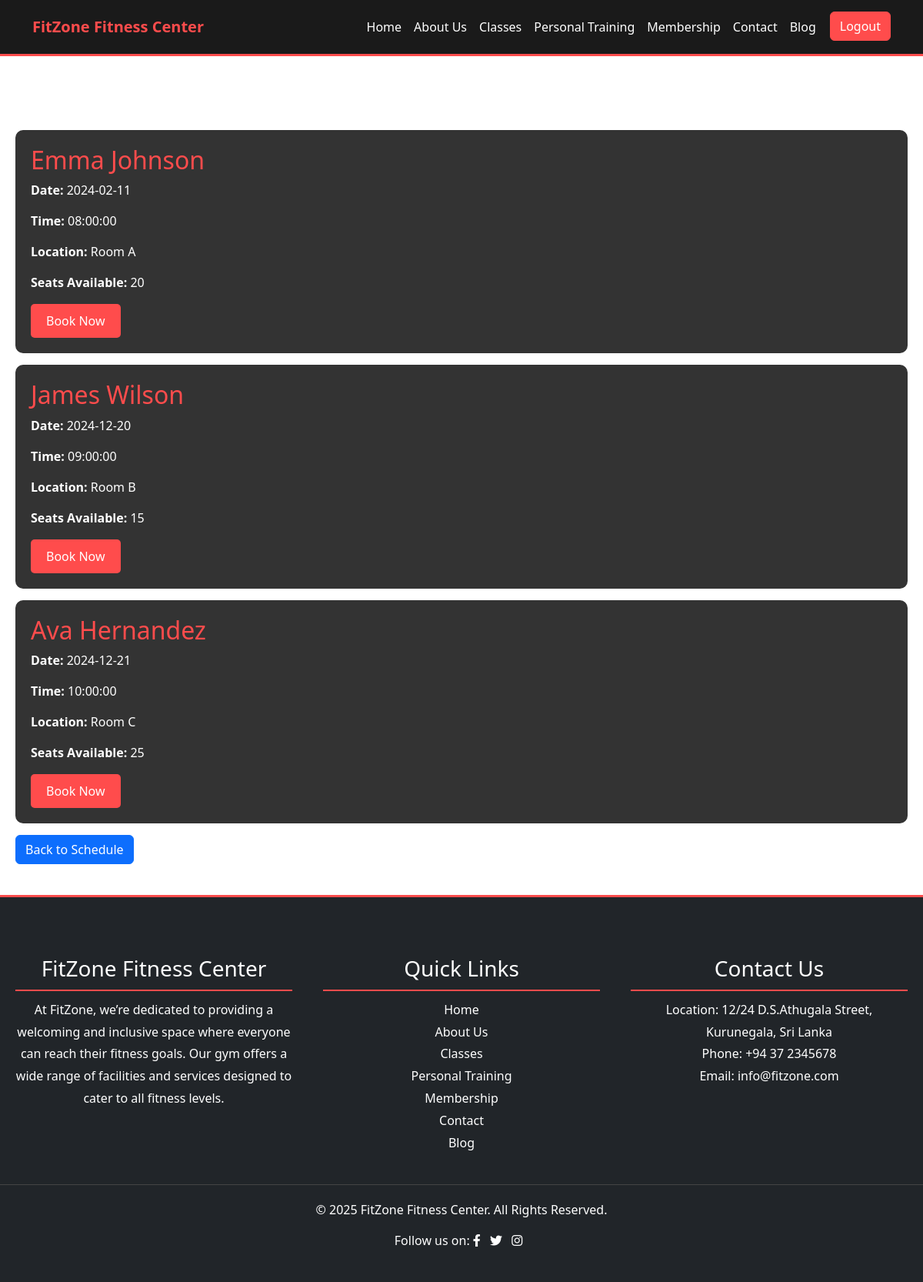
The page /fitzone/booking.php?class_id=7 (signed in) on the database its author committed.
### tables this page shows
CREATE TABLE `class_schedule` (
  `id` int(11) NOT NULL,
  `class_id` int(11) DEFAULT NULL,
  `trainer` varchar(255) DEFAULT NULL,
  `date` date DEFAULT NULL,
  `time` time DEFAULT NULL,
  `duration` int(11) DEFAULT NULL,
  `location` varchar(255) DEFAULT NULL,
  `seats_available` int(11) DEFAULT NULL,
  `description` text DEFAULT NULL,
  `created_at` timestamp NOT NULL DEFAULT current_timestamp()
);

### fitzone/booking.php (the view, shortened to what this page needs)
<?php
include 'assists/header.php';
include 'database_connection.php';
$class_id = isset($_GET['class_id']) ? (int)$_GET['class_id'] : 0;
$sql = "SELECT * FROM class_schedule WHERE class_id = ?";
$stmt = $conn->prepare($sql);
$stmt->bind_param("i", $class_id);
$stmt->execute();
$result = $stmt->get_result();
$schedules = $result->fetch_all(MYSQLI_ASSOC);
?>
<section class="booking-container">
    <h1>Book Your Class</h1>
    <?php if (count($schedules) > 0): ?>
        <form action="booking.php?class_id=<?php echo urlencode($class_id); ?>" method="post">
            <?php foreach ($schedules as $schedule): ?>
                <div class="schedule-option">
                    <h2><?php echo htmlspecialchars($schedule['trainer']); ?></h2>
                    <p><strong>Date:</strong> <?php echo htmlspecialchars($schedule['date']); ?></p>
                    <p><strong>Time:</strong> <?php echo htmlspecialchars($schedule['time']); ?></p>
                    <p><strong>Location:</strong> <?php echo htmlspecialchars($schedule['location']); ?></p>
                    <p><strong>Seats Available:</strong> <?php echo htmlspecialchars($schedule['seats_available']); ?></p>
                    <button type="submit" name="schedule_id" value="<?php echo $schedule['id']; ?>" class="book-btn">Book Now</button>
                </div>
            <?php endforeach; ?>
        </form>
    <?php else: ?>
        <p>No schedule available for this class.</p>
    <?php endif; ?>
    <a href="schedule.php?class_id=<?php echo urlencode($class_id); ?>" class="btn btn-primary">Back to Schedule</a>
</section>
<?php include('assists/footer.php'); ?>

### fitzone/booking.php (style rules this page uses)
.booking-container { padding: 40px 20px; color: white; }
.schedule-option { background-color: #333; border-radius: 10px; padding: 20px; margin-bottom: 15px; }
.schedule-option h2 { color: #ff4c4c; }
.book-btn { background-color: #ff4c4c; color: white; padding: 10px 20px; border: none; border-radius: 5px; cursor: pointer; font-size: 1rem; transition: background 0.3s; }

### rows shown on the page
class_schedule: trainer "Emma Johnson", date "2024-02-11", time "08:00:00", location "Room A", seats_available "20", $schedule['id'] 7 (drawn)
class_schedule: trainer "James Wilson", date "2024-12-20", time "09:00:00", location "Room B", seats_available "15", $schedule['id'] 8 (drawn)
class_schedule: trainer "Ava Hernandez", date "2024-12-21", time "10:00:00", location "Room C", seats_available "25", $schedule['id'] 9 (drawn)
